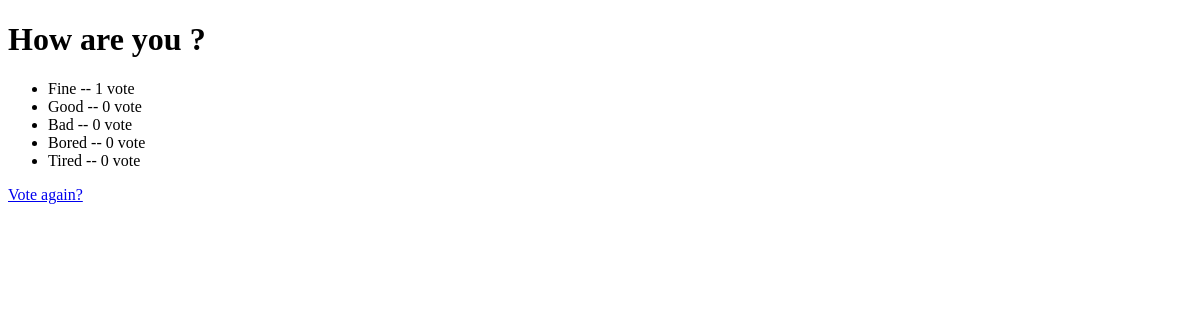
The app's page /polls/4/results, older data.
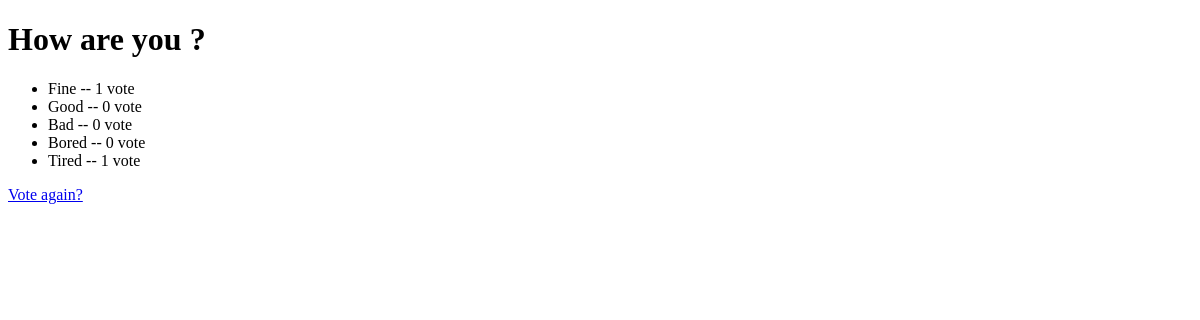
The same page, newer data.
### polls/models.py (models this page shows, shortened)
class Question(models.Model):
	question_text = models.CharField(max_length=200)
	pub_date = models.DateTimeField('date published')
	def __str__(self):
		return self.question_text

class Choice(models.Model):
	question = models.ForeignKey(Question,on_delete=models.CASCADE)
	choice_text = models.CharField(max_length=200)
	votes = models.IntegerField(default=0)
	def __str__(self):
		return self.choice_text

### polls/views.py (the view)
# urls.py: path('<int:pk>/results',views.ResultsView.as_view(),name='results'),
class ResultsView(generic.DetailView):
	model = Question
	template_name = 'polls/results.html'
	context_object_name = 'que'

### polls/templates/polls/results.html (shortened to what this page needs)
<!DOCTYPE html>
<html>
<head>
</head>
<body>
	<h1>{{ que }}</h1>
	<ul>
		{% for choice in que.choice_set.all %}
			<li>{{choice}} -- {{choice.votes}} vote{{choice.vote|pluralize}} </li>
		{% endfor %}
	</ul>
	<a href="{% url 'polls:detail' que.id %}">Vote again?</a>
</body>
</html>

Row changes from the older to the newer data that the page shows:
changed Choice "Tired": votes "0" → "1"
